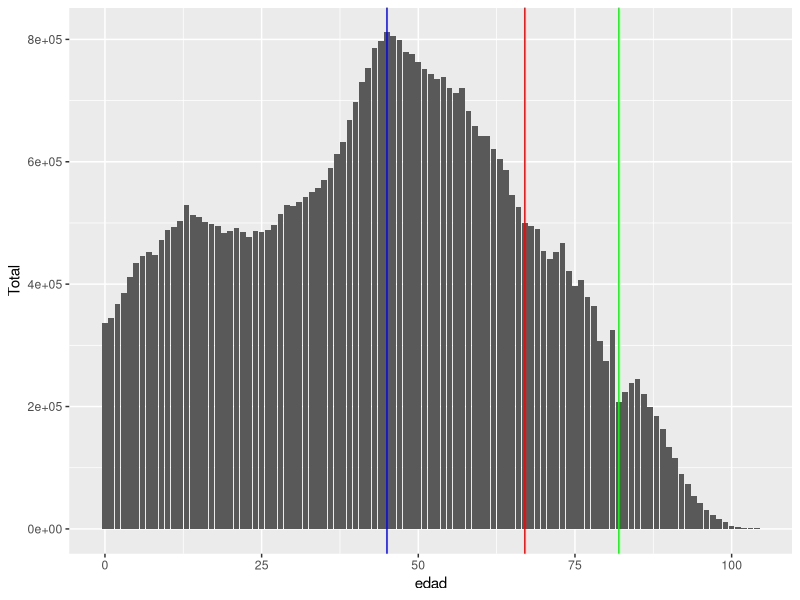
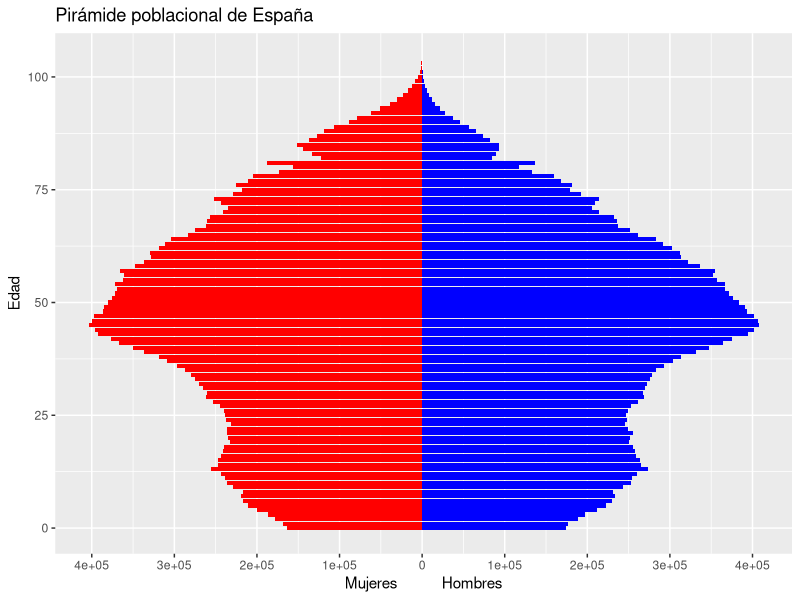
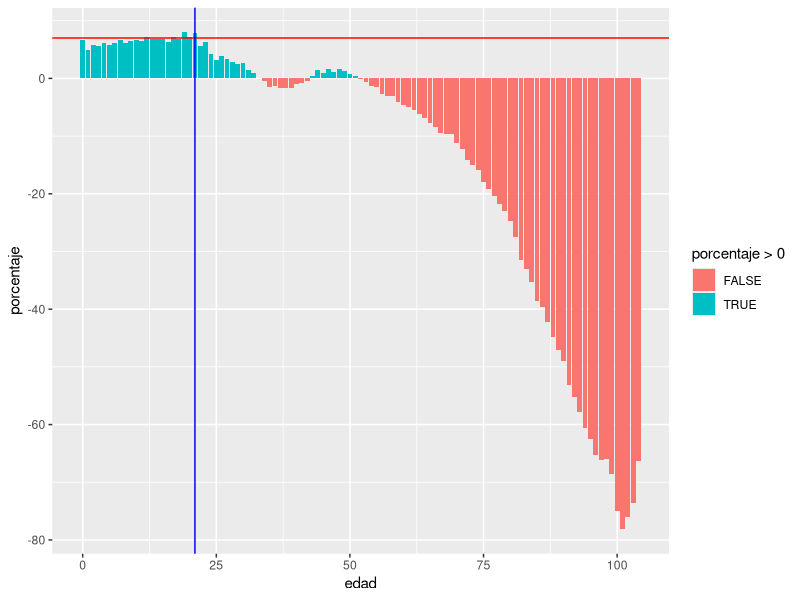
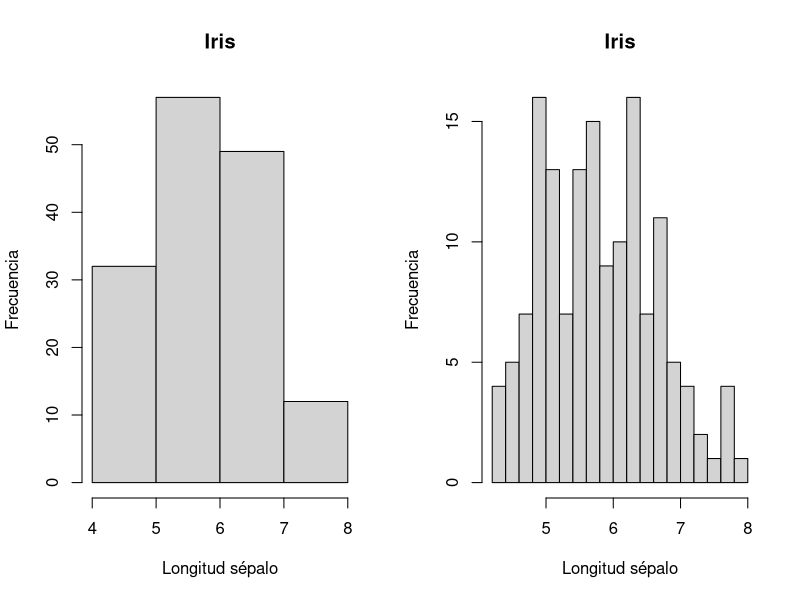
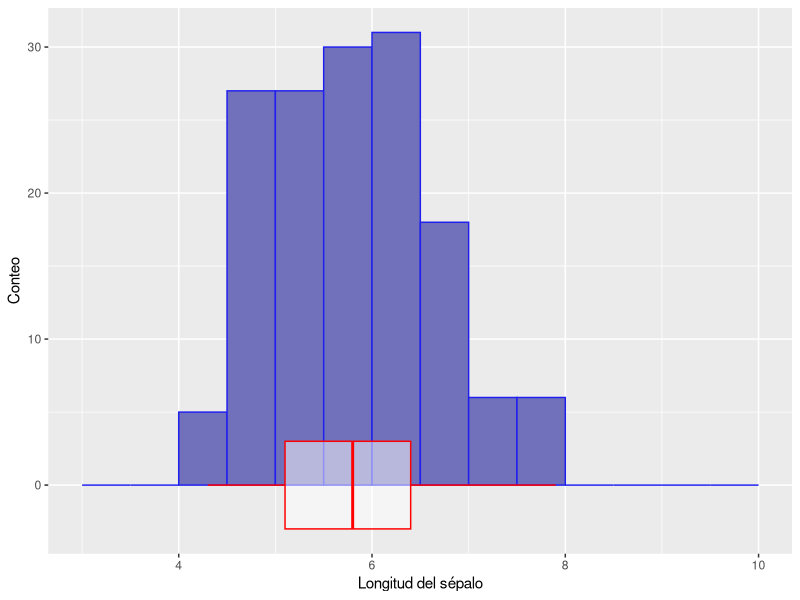
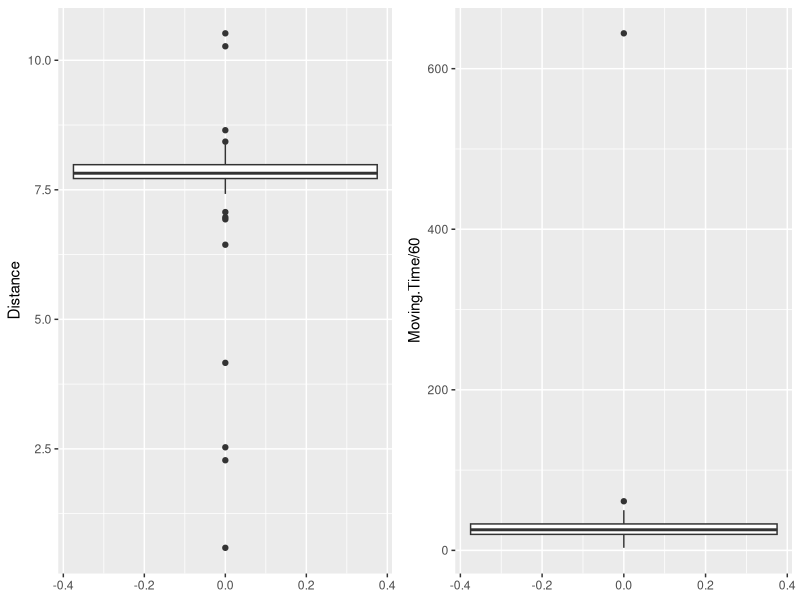
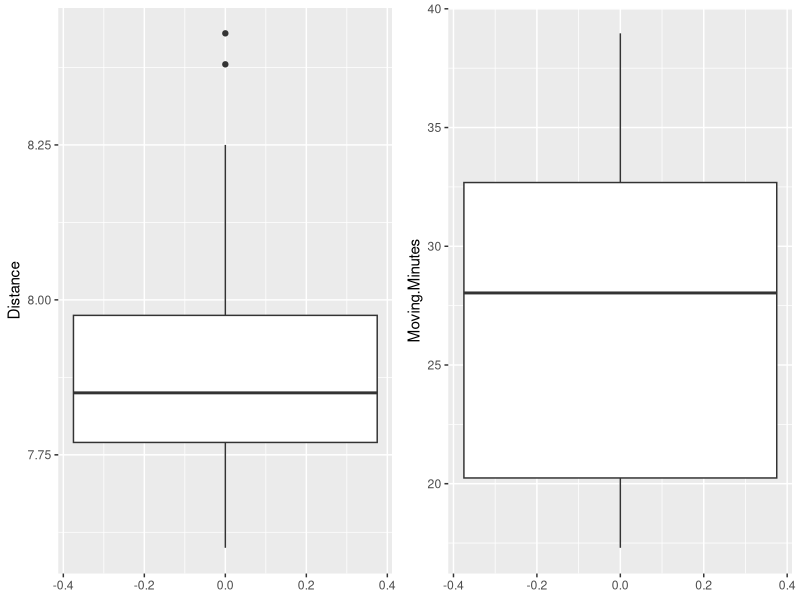
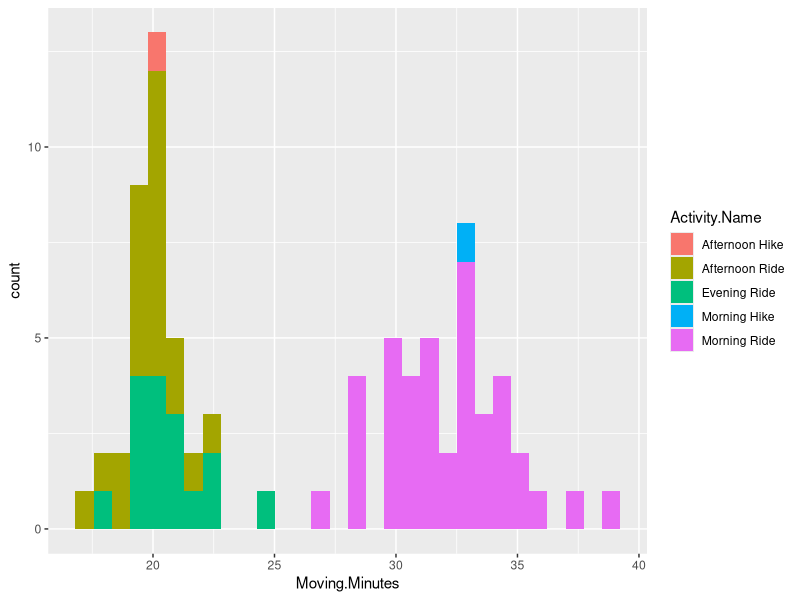

Source code (R) for these figures, in order:
## ---- chunk 1
poblacion_raw<-read.csv("data/9663bsc.csv",skip=0,fileEncoding="ISO-8859-1",header=T, sep=';',stringsAsFactor=F)
head(poblacion_raw,7)
## ---- chunk 2
library(dplyr)
library(tidyr)

poblacion <- poblacion_raw |> mutate(Total=as.numeric(gsub("\\.","",Total))) |> pivot_wider(names_from = Sexo, values_from = Total)  |>
 mutate(edad=as.numeric(gsub("año(s|)","",Edad.simple))) |> drop_na() |> select(-c(Periodo,Edad.simple)) |>
 rename(Total='Ambos sexos') |> arrange(edad)
#arrange(desc(Edad))
head(poblacion)
## ---- chunk 3
library(ggplot2)
ggplot(data=poblacion, aes(x=edad, y=Total))+geom_col()+
  geom_vline(xintercept = 45, color="blue")+
  geom_vline(xintercept = 67, color="red")+
  geom_vline(xintercept = 82, color="green")
## ---- chunk 4
ggplot(data=poblacion, aes(x=edad))+
  geom_col(aes(y=Hombres),fill="blue")+
  geom_col(aes(y= -Mujeres),fill="red")+
  scale_y_continuous(breaks=seq(-5e5,5e5,length.out=11), labels=abs(seq(-5e5,5e5,length.out=11)))+
  xlab("Edad")+ylab("Mujeres           Hombres")+ggtitle("Pirámide poblacional de España")+
  coord_flip()
## ---- chunk 5
#poblacion$porcentaje <- (poblacion$Hombres/poblacion$Mujeres-1)*100
#poblacion$porcentaje <- with(poblacion, (Hombres/Mujeres-1)*100)
poblacion <- poblacion |> mutate(porcentaje=(Hombres/Mujeres-1)*100)

ggplot(data=poblacion, aes(x=edad, y=porcentaje))+geom_col(aes(fill=porcentaje>0))+
  geom_hline(yintercept = 7, color='red')+
  geom_vline(xintercept = 21, color='blue')
## ---- chunk 6
print(paste("El dataset iris tiene",nrow(iris),"filas"))
head(iris)
## ---- chunk 7
sort(iris$Sepal.Length)
## ---- chunk 8
par(mfrow = c(1,2))
hist(iris$Sepal.Length, 5, xlab="Longitud sépalo", ylab="Frecuencia", main="Iris")
hist(iris$Sepal.Length, 15, xlab="Longitud sépalo", ylab="Frecuencia", main="Iris")
## ---- chunk 9
ggplot(data=iris, aes(x=Sepal.Length))+
  geom_histogram(fill='#7070BB', color='#2020EE', breaks=seq(3,10, by=0.5))+
  geom_boxplot(color='red', width=6, alpha=0.5)+
  xlab('Longitud del sépalo')+ylab('Conteo')
## ---- chunk 10
strava = read.csv("data/activities_strava.csv")
head(strava)
str(strava)
## ---- chunk 11
strava<-strava[c("Activity.Date","Activity.Name","Activity.Type","Elapsed.Time","Distance","Moving.Time")]
head(strava)
summary(strava)
## ---- chunk 12
ride<-strava[strava$Activity.Type=="Ride",]
summary(ride)
## ---- chunk 13
library(gridExtra)

g1 <- ggplot(ride, aes(y=Distance))+geom_boxplot()

g2 <- ggplot(ride, aes(y=Moving.Time/60))+geom_boxplot()


grid.arrange(g1,g2, nrow=1)
## ---- chunk 14

ride_filtered <- ride |> filter(Moving.Time<60*60) |> filter(Distance>7.5 & Distance < 8.5) |> mutate(Moving.Minutes=Moving.Time/60)

g1 <- ggplot(ride_filtered, aes(y=Distance))+geom_boxplot()

g2 <- ggplot(ride_filtered, aes(y=Moving.Minutes))+geom_boxplot()


grid.arrange(g1,g2, nrow=1)
## ---- chunk 15
ggplot(ride_filtered, aes(x=Moving.Minutes))+geom_histogram(aes(fill=Activity.Name))
## ---- chunk 16
ride_filtered |> filter(Activity.Name %in% c('Morning Ride', 'Afternoon Ride', 'Evening Ride')) |> ggplot(aes(y=Moving.Minutes, fill=Activity.Name))+geom_boxplot()
## ---- chunk 17
f_poblacion <- poblacion[,c("Total","edad")]
f_poblacion$nacimiento <- 2022-f_poblacion$edad

f_poblacion$Ratio <- f_poblacion$Total/sum(f_poblacion$Total)

f_poblacion_milenial <- sum(f_poblacion$Ratio[f_poblacion$nacimiento>=1980 &
                                              f_poblacion$nacimiento<=2000  ])

paste0("La probabilida de que eligiendo una persona al azar en España sea milenial es ",
      round(f_poblacion_milenial*100),"%")

## ---- chunk 18
f_poblacion_joven <- sum(f_poblacion$Ratio[f_poblacion$edad<=64])

paste0("La probabilidad de que eligiendo una persona al azar su edad sea menor o igual a 64 años es ",
      round(f_poblacion_joven,3)*100,"%")

## ---- chunk 19
#set.seed(2)
myUnifVector<-runif(10000,min=2,max=7)
summary(myUnifVector)
length(myUnifVector)
## ---- chunk 20
library(ggplot2)
## ---- chunk 21
ggplot(data=data.frame(x=myUnifVector), aes(x))+
  geom_histogram(bins=15,fill="#7070BB",color="#010101")+ 
  #geom_jitter(width=0, height=500, aes(y=500), alpha=0.2)+
  scale_x_continuous(breaks = seq(0,10,1), lim=c(0,10))
## ---- chunk 22
ggplot(data=data.frame(x=myUnifVector), aes(x))+
  geom_histogram(bins=50,fill="#7070BB",color="#010101")+ 
  scale_x_continuous(breaks = seq(0,10,1), lim=c(0,10))
## ---- chunk 23
ggplot(data=data.frame(x=myUnifVector), aes(x))+
  geom_density(fill="#7070BB",color="#010101", bw=0.1)+ 
  scale_x_continuous(breaks = seq(0,10,1), lim=c(0,10))
## ---- chunk 24
ggplot(data=data.frame(x=myUnifVector), aes(x))+
  geom_density(fill="#7070BB",color="#010101",kernel="rectangular", bw=0.07)+ 
  scale_x_continuous(breaks = seq(0,10,1), lim=c(0,10))
## ---- chunk 25
ggplot(data=data.frame(x=myUnifVector), aes(x))+
  geom_density(fill="#7070BB",color="#010101",kernel="rectangular", bw=0.01)+
  #geom_density(fill="#7070BB",color="#010101")+ 
  scale_x_continuous(breaks = seq(0,10,1), lim=c(0,10))
## ---- chunk 26
p<- 0.7
q<- 1-p

df <- data.frame(x=c("Si","No"), prob=c(p,q))
ggplot(data=df,aes(x=x,y=prob))+geom_point(color="blue")+geom_col(width=0.005,color="blue")+
 theme_bw()+ggtitle("Función de densidad de probabilida \n de una distribución de Bernuilli")
## ---- chunk 27
p<-0.7
v<-runif(5,min=0,max=1)
v
as.integer(v>p)
## ---- chunk 28

slices <- c(p,1-p)
lbls <- c("Cara", "Cruz")
pie(slices, labels = lbls, main="Probabilidad")
## ---- chunk 29
dbinom(x=2,size=3,prob=0.5)
## ---- chunk 30
rbinom(10,size=3,prob=0.5)
## ---- chunk 31
n=100
k=1
p=0.01

dbinom(x=1,size=100,prob=0.01)
dbinom(x=2,size=100,prob=0.01)
dbinom(x=3,size=100,prob=0.01)
dbinom(x=4,size=100,prob=0.01)
## ---- chunk 32
probFinal<-0
for (x in k:n){    
    probFinal<-probFinal+dbinom(x=x,size=100,prob=0.01)
}
print(paste0("La probabilidad de que en ",n," tests de embarazo salga al menos ",
             k," indicando embarazo, es del ",round(probFinal*100,2),"%"))
## ---- chunk 33
p=0.01
n=100
k=1
experimento<-runif(n,min=0,max=1)<p

experimento
## ---- chunk 34
numTestFail<-0
totalIntentos<-10000
p=0.01
n=100
k=1
for (i in 1:totalIntentos){
    #experimento<-rbinom(n,size=1,prob=p)
    experimento<-runif(n,min=0,max=1)<p
    numFalsoPositivo<-sum(experimento)
    if (numFalsoPositivo>=k){
        numTestFail<-numTestFail+1
    }
}
probFinal=numTestFail/totalIntentos
print(paste0("La probabilidad de que en ",n," tests de embarazo salga al menos ",
             k," indicando embarazo, es del ",round(probFinal*100,2),"%"))
## ---- chunk 35
k=5
l=2
print(paste("METODO 1: La probabilidad de recibir exactamente",
            k,"llamadas en un minuto es:", l^k/factorial(k)*exp(-l)  ))
print(paste("METODO 2: La probabilidad de recibir exactamente",
            k,"llamadas en un minuto es:",dpois(5, lambda=2  )))
## ---- chunk 36
k<-5
l<-2

p<-0
for (i in k:100){
   p<-p+dpois(i,l)
}
print(paste("METODO 1: La probabilidad de recibir más de",k,"llamdas en un minuto es:",p))

p<-1
for (i in 0:(k-1)){
   p<-p-dpois(i,l)
}
print(paste("METODO 2: La probabilidad de recibir más de",k,"llamdas en un minuto es:",p))


p<-1-ppois(k-1,l)
print(paste("METODO 3: La probabilidad de recibir más de",k,"llamdas en un minuto es:",p))


## ---- chunk 37
l<-c(2,4,20)
numSamples<-10000
myPoissonDataVector<-rpois(numSamples*length(l),l)

length(myPoissonDataVector)
## ---- chunk 38
head(rep(l,numSamples),10)
## ---- chunk 39
myPoissonDataFrame<-data.frame(val=myPoissonDataVector,lambda=rep(l,numSamples))
myPoissonDataFrame$lambda<-factor(myPoissonDataFrame$lambda)
head(myPoissonDataFrame)
## ---- chunk 40
require(ggplot2)
ggplot(data=myPoissonDataFrame, aes(x=val,colour=lambda)) + 
 geom_histogram(position="dodge",bins=30)+
 geom_density(bw=1)+
 geom_vline(xintercept=3.65,color="blue")
## ---- chunk 41
l<-4

n<-c(5,10,100)
p<-l/n

numSamples<-10000

myBinomialDataVector<-rbinom(numSamples*length(n),size=n,prob=p)


myPoissonDataFrame<-data.frame(val=myBinomialDataVector,n=rep(n,numSamples))
myPoissonDataFrame$n<-factor(myPoissonDataFrame$n)

require(ggplot2)

ggplot(data=myPoissonDataFrame, aes(x=val,colour=n)) +geom_histogram(position="dodge",bins=30)+
  stat_function(fun=function(x,...){dpois(round(x),...)*10000},args = list(lambda = l), 
                  geom="area",color="#a98600",fill="yellow",alpha=0.3)
## ---- chunk 42
l<-c(2,4,20)
numSamples<-10000
myExponentialDataVector<-rexp(numSamples*length(l),l)


myExponentialDataFrame<-data.frame(val=myExponentialDataVector,lambda=rep(l,numSamples))
myExponentialDataFrame$lambda<-factor(myExponentialDataFrame$lambda)

require(ggplot2)
ggplot(data=myExponentialDataFrame, aes(x=val,colour=lambda)) + 
 geom_density(bw=0.01, kernel="rectangular")
## ---- chunk 43
rate=20
paste(rate,"llamadas cada hora significa una media de una llamada cada",1/rate*60,"minutos")
## ---- chunk 44
est_time=5/60
paste("La probabilidad de tener que esperar más de",est_time,
      "horas entre dos llamadas entrantes es de",1-pexp(est_time,rate=rate))
## ---- chunk 45
pnorm(2.5,mean=2,sd=1)
## ---- chunk 46
x<-seq(-5,5,length.out=100)
plot(x,pnorm(x),t="l",col="blue",ylab="prob")
lines(x,dnorm(x),t="l",col="red")
#lines(qnorm(x),x,t="l",col="green")

grid()
legend("topleft", c("Probabilidad acumulada (pnorm)","Función de probabiliad (dnorm)"), 
       pch = '-', title = "Gráficas", col=c("blue","red"), y.intersp = 2)
## ---- chunk 47
x<-rnorm(100000, mean = 4, sd = 2)
print(paste0("Tenemos una variable aleatoria gausiana de media: ",
             mean(x)," y desviación típica:",sd(x)))
## ---- chunk 48
nm<-6
x<-x+nm
print(paste0("Si le sumamos ",nm," su nueva media será: ",mean(x)," y desviación típica:",sd(x)))
## ---- chunk 49
nsd<-1.5
x<-rnorm(100000, mean = 4, sd = 2)

x<-x*nsd
print(paste0("Si la multiplicamos por ",nsd,
             " su nueva media será: ",mean(x)," y desviación típica:",sd(x)))
## ---- chunk 50
data.frame(val=as.numeric(),numFunctions=as.numeric())
## ---- chunk 51
numSamples<-1000

myRandomDataFrame<-data.frame(val=as.numeric(),numFunctions=as.numeric())
for (numFunctions in c(1,10,100)){
    myRandomVector<-rep(0,numSamples)
    for (i in 1:numFunctions){
        myRandomVector<-myRandomVector+runif(numSamples,min = -1,max = 1)
    }
    myRandomVector<-myRandomVector
    myRandomDataFrame<-rbind(myRandomDataFrame,data.frame(val=myRandomVector,numFunctions=numFunctions))
}

myRandomDataFrame$numFunctions<-as.factor(myRandomDataFrame$numFunctions)
sd10<-sd(myRandomDataFrame$val[myRandomDataFrame$numFunctions==10])

paste("Desviación típica sumando 10 uniformes:",sd10)
paste("Desviación típica sumando 100 uniformes:",sd(myRandomDataFrame$val[myRandomDataFrame$numFunctions==100]))
require(ggplot2)
ggplot(data=myRandomDataFrame, aes(x=val,color=numFunctions)) + 
    #geom_density(kernel="rectangular",bw=0.07)
    stat_function(fun=dnorm,args = list(mean = 0, sd=sd10), 
                  geom="area",color="#a98600",fill="yellow",alpha=0.3)+
    geom_density(kernel="rectangular")
    
## ---- chunk 52
print("En R se calcula con pnorm:")
pnorm(1,lower.tail = F)

print("La inversa se calcula con qnorm:")
qnorm(0.158655,lower.tail = F)
## ---- chunk 53
require(ggplot2)
options(repr.plot.height=4,repr.plot.width=6)
plot_qz<-function(l1,l2){ 
    qnorm1sd<-function(x){
        out<-dnorm(x)
        out[x< l1]<-NA
        out
    }

    qnorm05sd<-function(x){
        out<-dnorm(x)
        out[x<l2]<-NA
        out
    }


    qval1<-round(pnorm(l1,lower.tail = F),3)
    qval2<-round(pnorm(l2,lower.tail = F),3)


    xdf<-data.frame(z=c(-4,4))
    ggplot(xdf,aes(x=z))+stat_function(fun=dnorm,args = list(mean = 0, sd=1))+
      stat_function(fun=qnorm1sd, geom="area",fill="red")+
      geom_text(x=l1+1,y=dnorm(l1),size=4,label=paste0("Q(",l1,")=",qval1))+ 
      stat_function(fun=qnorm05sd, geom="area",fill="green",alpha=0.2)+
      geom_text(x=l2+1,y=dnorm(l2),size=4,label=paste0("Q(",l2,")=",qval2))
}
## ---- chunk 54
l1<-1.96
l2<- -1.281552
plot_qz(l1,l2)
## ---- chunk 55
x<-seq(-4,4,length.out=1000)
plot(x,pnorm(x,lower.tail = F),t="l",ylab="Q(x) - probabilidad",xlab="x - número de desviaciones típicas sobre la media")
grid()
# Es equivalente a:
plot(x,1-pnorm(x),t="l")
## ---- chunk 56
numSamples<-10
#Empezamos con una variable aleatoria ordenada
var_random <-sort(runif(numSamples,min=-5,max=5))

#calculamos su probabilidad de que P(X>x)
p = ((numSamples-1):0)/numSamples

#Basandonos en esta probabilidad, calculamos cual sería su valor si fuera gaussiana
z<-qnorm(p,lower.tail = F)

matrix(c(var_random,p,z),nrow=3,byrow = T,
       dimnames=list(c("x","P(X>x) o Q(x)","valor esperado de x si fuera gaussiana"),NULL))
## ---- chunk 57
#plot(p,var_random)
## ---- chunk 58
#El gráfico QQ sería:
plot(z,var_random,
     xlab="número de desviaciones típicas sobre la media teórica",
     ylab="valores reales")
## ---- chunk 59
numSamples<-1000
gauss_random <-sort(rnorm(numSamples,mean=5,sd=3))
p = ((numSamples-1):0)/numSamples
z<-qnorm(p,lower.tail = F)
plot(z,gauss_random,
     xlab="número de desviaciones típicas sobre la media teoórica",
     ylab="valores reales")
## ---- chunk 60
qqnorm(gauss_random)
qqline(gauss_random, col = 'orange', lwd =2)
## ---- chunk 61
unif1<-subset(myRandomDataFrame,numFunctions==1)$val
qqnorm(unif1)
qqline(unif1, col = 'orange', lwd =2)
## ---- chunk 62
library(ggplot2)
options(repr.plot.height=4,repr.plot.width=6)
pick_N_samples<-function(N){
    rnorm(N,m=real_mu,sd=real_sd)
}

N<-3
real_mu<-5
real_sd<-2
tstudent<-data.frame(rep(NA,10000))

for (i in 1:nrow(tstudent)){
    g<-pick_N_samples(N)
    estimated_sd<-sd(g)/sqrt(N)
    estimated_mean<-mean(g)
    tstudent[i,"val"]<-(estimated_mean-real_mu)/estimated_sd
}

ggplot(data=tstudent, aes(x=val)) + 
    stat_function(fun=dnorm,args = list(mean = 0, sd=1), geom="area",color="#a98600",fill="yellow",alpha=0.3)+
    stat_function(fun=dt,args = list(df = N-1),color="#2222BB")+
    xlim(-5,5)+
    geom_density(kernel="rectangular")
## ---- chunk 63
qqnorm(tstudent$val,ylim = c(-5,5))
qqline(tstudent$val, col = 'orange', lwd =2)
## ---- chunk 64
a<-4+1
b<-8+1
x<-seq(0,1,length.out=1000)
plot(x,dbeta(x,a,b),t="l")
